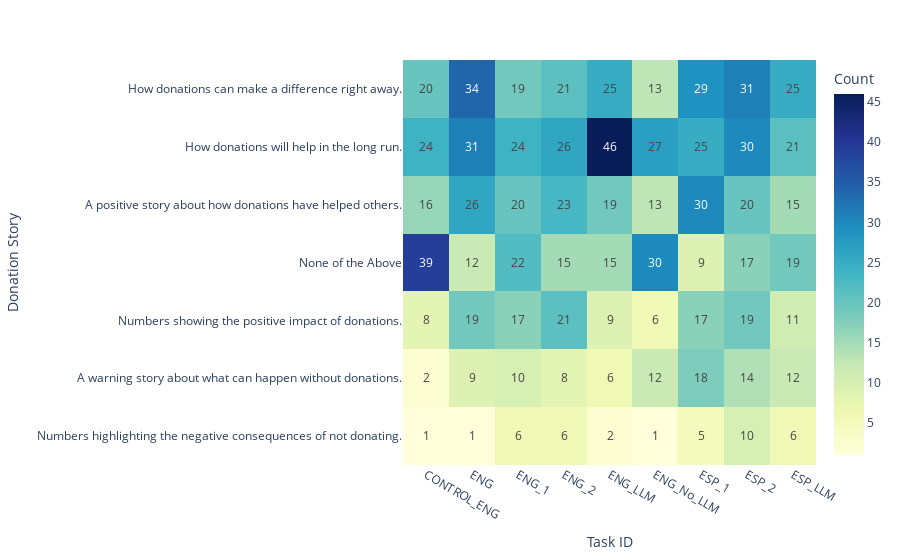

The code cell stored with this chart in its notebook:
### Code cell
fig = px.imshow(counts_df.T, 
                labels=dict(x="Task ID", y="Donation Story", color="Count"),
                x=counts_df.index,
                y=counts_df.columns,
                color_continuous_scale="YlGnBu",
                text_auto=True,
                aspect='auto')

# Show the plot
fig.show()

### Figure 1 — Plotly figure (JSON) as saved in the notebook; plotly's stock layout.template omitted (floating-point values rounded to 4 significant figures)
{"data": [{"coloraxis": "coloraxis", "hovertemplate": "Task ID: %{x}<br>Donation Story: %{y}<br>Count: %{z}<extra></extra>", "name": "0", "texttemplate": "%{z}", "type": "heatmap", "x": ["CONTROL_ENG", "ENG", "ENG_1", "ENG_2", "ENG_LLM", "ENG_No_LLM", "ESP_1", "ESP_2", "ESP_LLM"], "xaxis": "x", "y": ["How donations can make a difference right away.", "How donations will help in the long run.", "A positive story about how donations have helped others.", "None of the Above", "Numbers showing the positive impact of donations.", "A warning story about what can happen without donations.", "Numbers highlighting the negative consequences of not donating."], "yaxis": "y", "z": [[20, 34, 19, 21, 25, 13, 29, 31, 25], [24, 31, 24, 26, 46, 27, 25, 30, 21], [16, 26, 20, 23, 19, 13, 30, 20, 15], [39, 12, 22, 15, 15, 30, 9, 17, 19], [8, 19, 17, 21, 9, 6, 17, 19, 11], [2, 9, 10, 8, 6, 12, 18, 14, 12], [1, 1, 6, 6, 2, 1, 5, 10, 6]]}], "layout": {"coloraxis": {"colorbar": {"title": {"text": "Count"}}, "colorscale": [[0, "rgb(255,255,217)"], [0.125, "rgb(237,248,177)"], [0.25, "rgb(199,233,180)"], [0.375, "rgb(127,205,187)"], [0.5, "rgb(65,182,196)"], [0.625, "rgb(29,145,192)"], [0.75, "rgb(34,94,168)"], [0.875, "rgb(37,52,148)"], [1, "rgb(8,29,88)"]]}, "margin": {"t": 60}, "xaxis": {"anchor": "y", "domain": [0, 1], "title": {"text": "Task ID"}}, "yaxis": {"anchor": "x", "autorange": "reversed", "domain": [0, 1], "title": {"text": "Donation Story"}}}}
